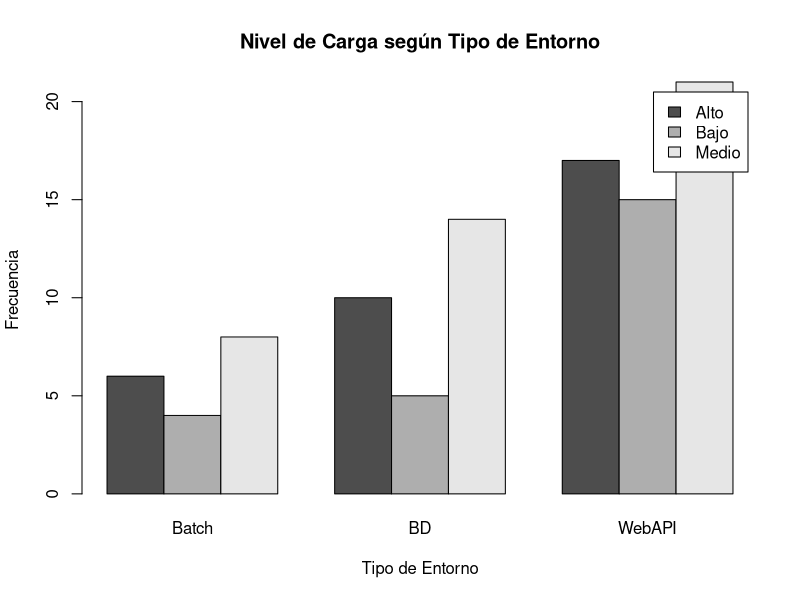

Write R code to recreate this figure.
## ---- chunk 1
knitr::opts_chunk$set(echo = TRUE)
## ---- chunk 2

rm(list=ls())


if(!require("readxl")){
  install.packages("readxl")
  library("readxl")
}


if(!require("flextable")){
  install.packages("flextable")
  library("flextable")
}


datos <- read_excel("BaseDatosServidores.xlsx")


frecuenciaAbsoluta <- as.vector(table(datos$EstadoServidor))


frecuenciaPorcentual <- round(prop.table(frecuenciaAbsoluta) * 100, 2)


estado <- c("Critico", "Degradado", "Optimo")


tabla1 <- data.frame(estado, frecuenciaAbsoluta, frecuenciaPorcentual)


colnames(tabla1) <- c("Estado del Servidor", "Frecuencia Absoluta", "Porcentaje")

tabla1 <- flextable::align(flextable(tabla1), align="center", part="all")

tabla1 <- color(tabla1, part="all", color="black")
tabla1 <- color(tabla1, part="header", color="black")
tabla1 <- color(tabla1, part="footer", color="black")

tabla1
## ---- chunk 3

tabla2 <- table(datos$NivelCarga, datos$TipoEntorno)


barplot(tabla2, beside=TRUE, legend.text=TRUE, main="Nivel de Carga según Tipo de Entorno",
xlab="Tipo de Entorno", ylab="Frecuencia")
## ---- chunk 4

latenciaWeb <- datos$Latencia[datos$TipoEntorno=="WebAPI"]


mediana <- median(latenciaWeb)


desviacion <- sd(latenciaWeb)

mediana
desviacion
## ---- chunk 5

cuartil1 <- quantile(datos$UsoRAM, probs=25/100, na.rm=TRUE)


decil7 <- quantile(datos$UsoRAM, probs=70/100, na.rm=TRUE)

cat("Cuartil1:")
cuartil1
cat("Decil7:")
decil7
## ---- chunk 6

AWS <- datos$ContenedoresActivos[datos$ProveedorCloud=="AWS"]
Azure <- datos$ContenedoresActivos[datos$ProveedorCloud=="Azure"]

CV_AWS <- sd(AWS)/mean(AWS)*100


CV_Azure <- sd(Azure)/mean(Azure)*100


CV_AWS
CV_Azure


if(CV_AWS > CV_Azure){
  cat("AWS tiene mayor")
}else{
  cat("Azure tiene mayor")
}
